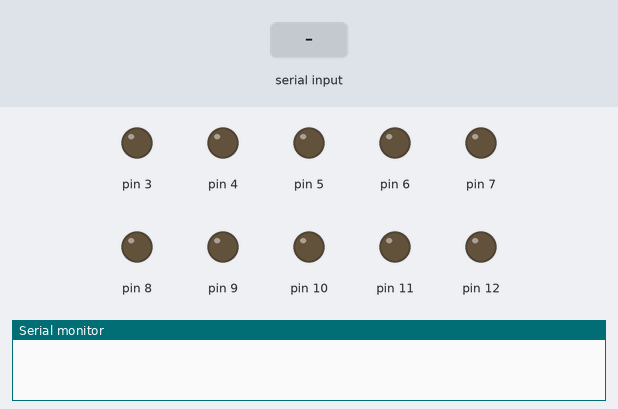
The sketch below on a simulated Arduino Uno, built with avr-gcc and run on an emulated ATmega328P. Shown: output pins drawn as LEDs (lit = HIGH), the last lines printed to the serial monitor. Inputs (shaded band) come from the test bench.

Above: at 1.2 s.
1.3 s: "1" received over Serial
At 2.0 s:
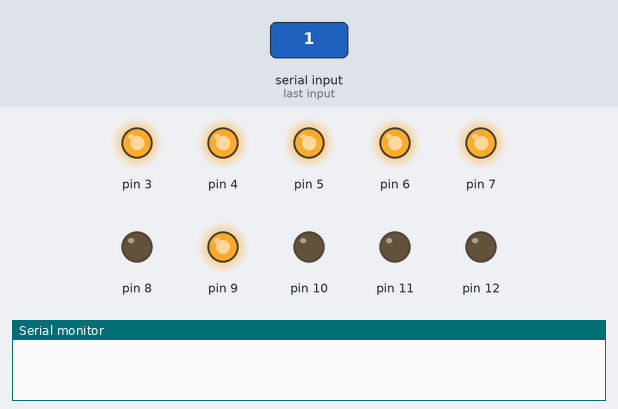
2.8 s: "c" received over Serial
At 3.9 s:
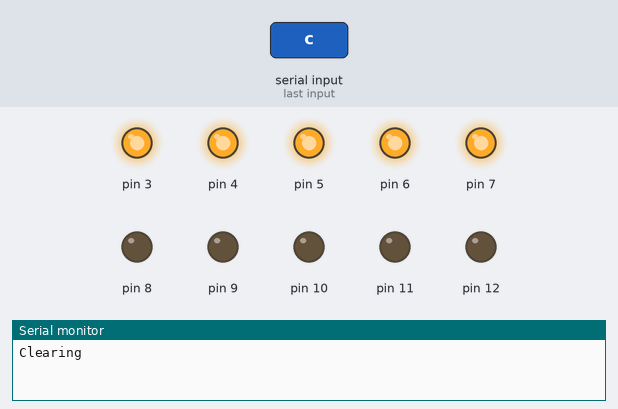
4.3 s: "0" received over Serial
5.8 s: "2" received over Serial
At 6.7 s:
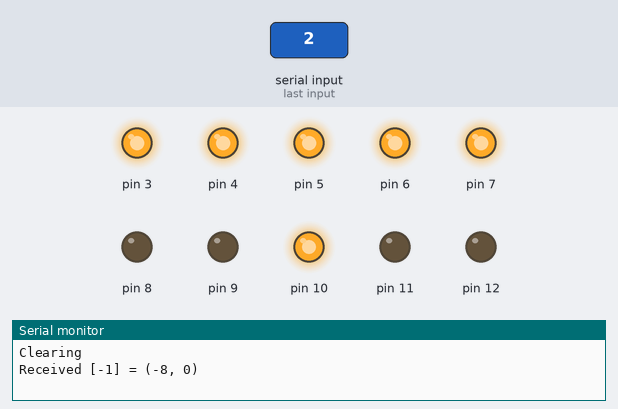
7.3 s: "1" received over Serial
At 8.3 s:
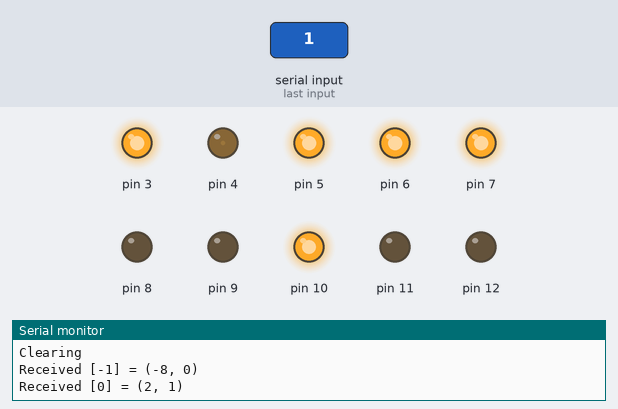
8.8 s: "c" received over Serial
At 10.1 s:
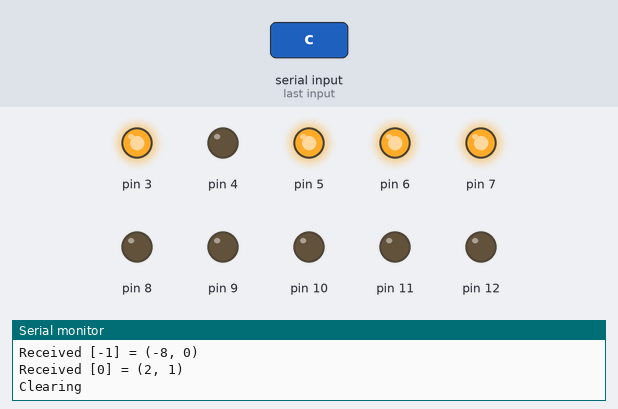
Timing chart, 0 to 11.3 s (numbered marks = the images above; inputs shaded):
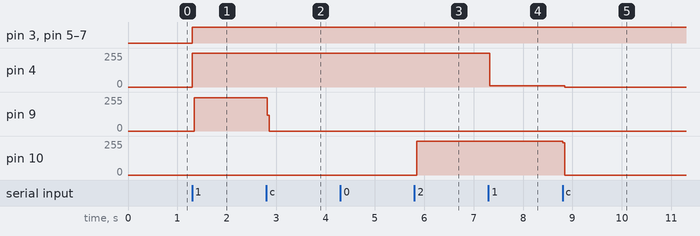

Measured:
- after the input at 1.3 s, pin 3, pin 5–7: LOW → HIGH at once; pin 4: 0/255 → 255/255 at once; pin 9: 0/255 → 251/255 at once
- after the input at 2.8 s, pin 9: 251/255 → 0/255 at once
- after the input at 5.8 s, pin 10: 0/255 → 252/255 at once
- after the input at 7.3 s, pin 4: 255/255 → 10/255 at once
- after the input at 8.8 s, pin 4: 10/255 → 0/255 at once; pin 10: 252/255 → 0/255 at once

The sketch:

SerialLEDCommMultiplex.ino
```cpp
/**
 * Schematics: 5x5 LED matrix with anodes on pins 8-12 and cathodes on pins 3-7
 * This matrix size can be easily changed
 * The firmware receives two values at a time over serial COM with a baud rate of 9600
 * The first value is the x value and can be anywhere from 0 to 4
 * The second value is the y value and can be anywhere from 0 to 4
 * You can send 'c' to clear the matrix
 * The current limit is 24 values, this can be easily changed though
 *
 * @author Josh Gibbs
 */

int incomingByte;
int i, p;

//counts LEDs turned on
int t = -1;

//Stores LED coordinates
int arx[25];
int ary[25];

void setup() {
  Serial.begin(9600); // initialize serial communication
  for(int i = 3; i <= 12; i++){
    pinMode(i, OUTPUT);
  }
}

void loop() {
  if (Serial.available() > 0) { //Only adds coordinates while there is one in serial
    incomingByte = Serial.read(); //Reads coordinates
    //Clears board if c is received
    if(incomingByte == 'c'){
      digitalWrite(arx[t], LOW);
      t = -1;
      printDebug(0, 0);
    }
    else{
      //Lets the loop run twice then adds coordinates
      if(i == 0){
        t++;
        arx[t] = incomingByte - 40; //0 = 48 and the pin starts at 8 so we subtract 40
      }
      else{
        ary[t] = incomingByte - 45; //This pin starts at 3
        printDebug(1, t);
        i = -1;
      }
      i++;
    }
  }
  doLight();
}

void doLight(){
  //Lights upeach light one at a time
  for(int r = 0; r <= t; r++){
    //Sets all the ground pins HIGH
    for(int g = 3; g <= 7; g++){
      digitalWrite(g, HIGH);
      //printDebug(2, g);
    }
    //Sets all the live pins LOW
    for(int f = 8; f <= 12; f++){
      digitalWrite(f, LOW);
      //printDebug(3, f);
    }
    //Turns on only the right LEDs
    digitalWrite(arx[r], HIGH);
    //printDebug(4, r);
    digitalWrite(ary[r], LOW);
    //printDebug(5, r);

    delay(1);
  }
}

//Prints debug depending on where it is called from
void printDebug(int run, int v){
  if(run == 0){
    Serial.println("Clearing");
  }
  else if(run == 1){
    Serial.print("Received [");
    Serial.print(v);
    Serial.print("] = (");
    Serial.print(arx[v] - 8);
    Serial.print(", ");
    Serial.print(ary[v] - 3);
    Serial.println(")");
  }
  else if(run == 2){
    Serial.print("digitalWrite(");
    Serial.print(v);
    Serial.println(", HIGH);");
  }
  else if(run == 3){
    Serial.print("digitalWrite(");
    Serial.print(v);
    Serial.println(", LOW);");
  }
  else if(run == 4){
    Serial.print("digitalWrite(arx[");
    Serial.print(v);
    Serial.println(", HIGH);");
  }
  else if(run == 5){
    Serial.print("digitalWrite(ary[");
    Serial.print(v);
    Serial.println(", LOW);");
  }
}
```
